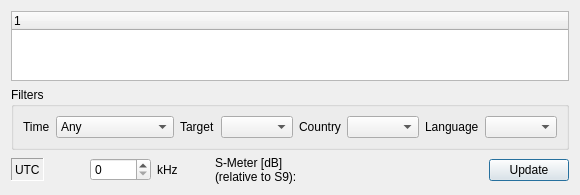
<?xml version="1.0" encoding="UTF-8"?>
<ui version="4.0">
 <class>StationSelector</class>
 <widget class="QWidget" name="StationSelector">
  <property name="geometry">
   <rect>
    <x>0</x>
    <y>0</y>
    <width>526</width>
    <height>182</height>
   </rect>
  </property>
  <property name="windowTitle">
   <string>Form</string>
  </property>
  <layout class="QVBoxLayout" name="verticalLayout">
   <item>
    <widget class="QTreeWidget" name="stations">
     <property name="rootIsDecorated">
      <bool>false</bool>
     </property>
     <property name="uniformRowHeights">
      <bool>true</bool>
     </property>
     <column>
      <property name="text">
       <string/>
      </property>
     </column>
    </widget>
   </item>
   <item>
    <widget class="QGroupBox" name="groupBox">
     <property name="title">
      <string>Filters</string>
     </property>
     <layout class="QHBoxLayout" name="horizontalLayout">
      <item>
       <widget class="QLabel" name="label">
        <property name="text">
         <string>Time</string>
        </property>
       </widget>
      </item>
      <item>
       <widget class="QComboBox" name="comboBoxFilterTime">
        <item>
         <property name="text">
          <string>Any</string>
         </property>
        </item>
        <item>
         <property name="text">
          <string>Active</string>
         </property>
        </item>
        <item>
         <property name="text">
          <string>Coming (5min)</string>
         </property>
        </item>
        <item>
         <property name="text">
          <string>Coming (15min)</string>
         </property>
        </item>
        <item>
         <property name="text">
          <string>Coming (30min)</string>
         </property>
        </item>
       </widget>
      </item>
      <item>
       <widget class="QLabel" name="TextLabelTarget">
        <property name="text">
         <string>Target</string>
        </property>
        <property name="wordWrap">
         <bool>false</bool>
        </property>
       </widget>
      </item>
      <item>
       <widget class="QComboBox" name="comboBoxFilterTarget">
        <property name="sizePolicy">
         <sizepolicy hsizetype="MinimumExpanding" vsizetype="Fixed">
          <horstretch>0</horstretch>
          <verstretch>0</verstretch>
         </sizepolicy>
        </property>
       </widget>
      </item>
      <item>
       <widget class="QLabel" name="TextLabelCountry">
        <property name="text">
         <string>Country</string>
        </property>
        <property name="wordWrap">
         <bool>false</bool>
        </property>
       </widget>
      </item>
      <item>
       <widget class="QComboBox" name="comboBoxFilterCountry">
        <property name="sizePolicy">
         <sizepolicy hsizetype="MinimumExpanding" vsizetype="Fixed">
          <horstretch>0</horstretch>
          <verstretch>0</verstretch>
         </sizepolicy>
        </property>
       </widget>
      </item>
      <item>
       <widget class="QLabel" name="TextLabelLanguage">
        <property name="text">
         <string>Language</string>
        </property>
        <property name="wordWrap">
         <bool>false</bool>
        </property>
       </widget>
      </item>
      <item>
       <widget class="QComboBox" name="comboBoxFilterLanguage">
        <property name="sizePolicy">
         <sizepolicy hsizetype="MinimumExpanding" vsizetype="Fixed">
          <horstretch>0</horstretch>
          <verstretch>0</verstretch>
         </sizepolicy>
        </property>
       </widget>
      </item>
     </layout>
    </widget>
   </item>
   <item>
    <layout class="QHBoxLayout" name="horizontalLayout_2">
     <item>
      <widget class="QLabel" name="UTC">
       <property name="sizePolicy">
        <sizepolicy hsizetype="Minimum" vsizetype="Maximum">
         <horstretch>0</horstretch>
         <verstretch>0</verstretch>
        </sizepolicy>
       </property>
       <property name="minimumSize">
        <size>
         <width>0</width>
         <height>23</height>
        </size>
       </property>
       <property name="frameShape">
        <enum>QFrame::Panel</enum>
       </property>
       <property name="frameShadow">
        <enum>QFrame::Sunken</enum>
       </property>
       <property name="text">
        <string>UTC</string>
       </property>
       <property name="wordWrap">
        <bool>false</bool>
       </property>
      </widget>
     </item>
     <item>
      <spacer name="horizontalSpacer_3">
       <property name="orientation">
        <enum>Qt::Horizontal</enum>
       </property>
       <property name="sizeHint" stdset="0">
        <size>
         <width>40</width>
         <height>20</height>
        </size>
       </property>
      </spacer>
     </item>
     <item>
      <widget class="QSpinBox" name="frequency">
       <property name="maximum">
        <number>29999</number>
       </property>
       <property name="singleStep">
        <number>10</number>
       </property>
      </widget>
     </item>
     <item>
      <widget class="QLabel" name="TextLabel1">
       <property name="sizePolicy">
        <sizepolicy hsizetype="Minimum" vsizetype="Minimum">
         <horstretch>0</horstretch>
         <verstretch>0</verstretch>
        </sizepolicy>
       </property>
       <property name="text">
        <string>kHz</string>
       </property>
       <property name="wordWrap">
        <bool>false</bool>
       </property>
      </widget>
     </item>
     <item>
      <spacer name="horizontalSpacer_2">
       <property name="orientation">
        <enum>Qt::Horizontal</enum>
       </property>
       <property name="sizeHint" stdset="0">
        <size>
         <width>20</width>
         <height>20</height>
        </size>
       </property>
      </spacer>
     </item>
     <item>
      <widget class="QLabel" name="TextLabelSMeter">
       <property name="sizePolicy">
        <sizepolicy hsizetype="Minimum" vsizetype="Minimum">
         <horstretch>0</horstretch>
         <verstretch>0</verstretch>
        </sizepolicy>
       </property>
       <property name="text">
        <string>S-Meter [dB]
(relative to S9):</string>
       </property>
       <property name="wordWrap">
        <bool>false</bool>
       </property>
      </widget>
     </item>
     <item>
      <widget class="QwtThermo" name="ProgrSigStrength" native="true">
       <property name="sizePolicy">
        <sizepolicy hsizetype="Fixed" vsizetype="Maximum">
         <horstretch>0</horstretch>
         <verstretch>0</verstretch>
        </sizepolicy>
       </property>
       <property name="minimumSize">
        <size>
         <width>150</width>
         <height>0</height>
        </size>
       </property>
      </widget>
     </item>
     <item>
      <spacer name="horizontalSpacer">
       <property name="orientation">
        <enum>Qt::Horizontal</enum>
       </property>
       <property name="sizeType">
        <enum>QSizePolicy::Expanding</enum>
       </property>
       <property name="sizeHint" stdset="0">
        <size>
         <width>20</width>
         <height>20</height>
        </size>
       </property>
      </spacer>
     </item>
     <item>
      <widget class="QPushButton" name="update">
       <property name="sizePolicy">
        <sizepolicy hsizetype="Minimum" vsizetype="Maximum">
         <horstretch>0</horstretch>
         <verstretch>0</verstretch>
        </sizepolicy>
       </property>
       <property name="text">
        <string>Update</string>
       </property>
       <property name="autoDefault">
        <bool>true</bool>
       </property>
       <property name="default">
        <bool>true</bool>
       </property>
      </widget>
     </item>
    </layout>
   </item>
  </layout>
 </widget>
 <customwidgets>
  <customwidget>
   <class>QwtThermo</class>
   <extends>QWidget</extends>
   <header>qwt_thermo.h</header>
  </customwidget>
 </customwidgets>
 <resources/>
 <connections/>
</ui>
